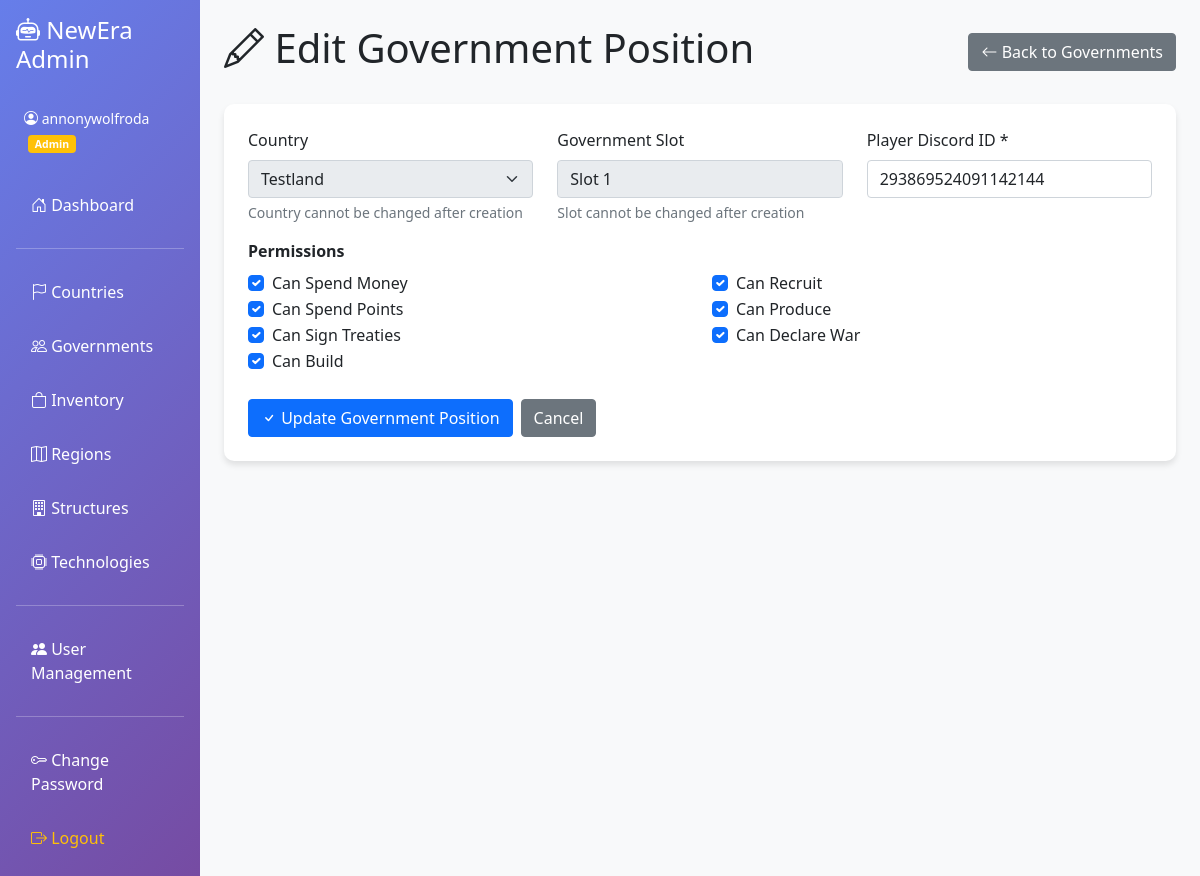
The app's page /governments/edit/1/1 (signed in) with its own data.
### admin-panel/app.py (models this page shows)
class Government(db.Model):
    __tablename__ = "Governments"
    country_id = db.Column(db.String, primary_key=True)
    slot = db.Column(db.Integer, primary_key=True)
    player_id = db.Column(db.String, nullable=False)
    can_spend_money = db.Column(db.Boolean, default=False)
    can_spend_points = db.Column(db.Boolean, default=False)
    can_sign_treaties = db.Column(db.Boolean, default=False)
    can_build = db.Column(db.Boolean, default=False)
    can_recruit = db.Column(db.Boolean, default=False)
    can_produce = db.Column(db.Boolean, default=False)
    can_declare_war = db.Column(db.Boolean, default=False)

class Country(db.Model):
    __tablename__ = "Countries"
    country_id = db.Column(db.Integer, primary_key=True, autoincrement=True)
    role_id = db.Column(db.String, nullable=False)
    name = db.Column(db.String, nullable=False)
    public_channel_id = db.Column(db.String, nullable=False)
    secret_channel_id = db.Column(db.String)
    last_bilan = db.Column(db.String)

### admin-panel/app.py (the view, shortened to what this page needs)
@app.route("/governments/edit/<country_id>/<int:slot>", methods=["GET", "POST"])
@login_required
def edit_government(country_id, slot):
    government = Government.query.filter_by(
        country_id=country_id, slot=slot
    ).first_or_404()
    countries = Country.query.all()
    return render_template(
        "edit_government.html", government=government, countries=countries
    )

### admin-panel/app.py (called while the page is built)
def login_required(f):
    @wraps(f)
    def decorated_function(*args, **kwargs):
        if "user_id" not in session:
            flash("Please log in to access this page.", "error")
            return redirect(url_for("login"))
        return f(*args, **kwargs)
    return decorated_function

### admin-panel/templates/edit_government.html (shortened to what this page needs)
{% extends "base.html" %}
{% block content %}
<div class="d-flex justify-content-between align-items-center mb-4">
  <h1><i class="bi bi-pencil"></i> Edit Government Position</h1>
  <a href="/governments" class="btn btn-secondary">
    <i class="bi bi-arrow-left"></i> Back to Governments
  </a>
</div>
<div class="content-card p-4">
  <form method="POST">
    <div class="row">
      <div class="col-md-4">
        <div class="mb-3">
          <label for="country_id" class="form-label">Country</label>
          <select class="form-select" id="country_id" name="country_id" disabled>
            {% for country in countries %}
            <option value="{{ country.country_id }}" {% if country.country_id|string == government.country_id|string %}selected{% endif %}>
              {{ country.name }}
            </option>
            {% endfor %}
          </select>
          <div class="form-text">Country cannot be changed after creation</div>
        </div>
      </div>
      <div class="col-md-4">
        <div class="mb-3">
          <label for="slot" class="form-label">Government Slot</label>
          <input type="text" class="form-control" value="Slot {{ government.slot }}" disabled>
          <div class="form-text">Slot cannot be changed after creation</div>
        </div>
      </div>
      <div class="col-md-4">
        <div class="mb-3">
          <label for="player_id" class="form-label">Player Discord ID *</label>
          <input type="text" class="form-control" id="player_id" name="player_id" value="{{ government.player_id }}" required>
        </div>
      </div>
    </div>
    <div class="mb-4">
      <label class="form-label"><strong>Permissions</strong></label>
      <div class="row">
        <div class="col-md-6">
          <div class="form-check">
            <input class="form-check-input" type="checkbox" id="can_spend_money" name="can_spend_money" {% if government.can_spend_money %}checked{% endif %}>
            <label class="form-check-label" for="can_spend_money">
              Can Spend Money
            </label>
          </div>
          <div class="form-check">
            <input class="form-check-input" type="checkbox" id="can_spend_points" name="can_spend_points" {% if government.can_spend_points %}checked{% endif %}>
            <label class="form-check-label" for="can_spend_points">
              Can Spend Points
            </label>
          </div>
          <div class="form-check">
            <input class="form-check-input" type="checkbox" id="can_sign_treaties" name="can_sign_treaties" {% if government.can_sign_treaties %}checked{% endif %}>
            <label class="form-check-label" for="can_sign_treaties">
              Can Sign Treaties
            </label>
          </div>
          <div class="form-check">
            <input class="form-check-input" type="checkbox" id="can_build" name="can_build" {% if government.can_build %}checked{% endif %}>
            <label class="form-check-label" for="can_build">
              Can Build
            </label>
          </div>
        </div>
        <div class="col-md-6">
          <div class="form-check">
            <input class="form-check-input" type="checkbox" id="can_recruit" name="can_recruit" {% if government.can_recruit %}checked{% endif %}>
            <label class="form-check-label" for="can_recruit">
              Can Recruit
            </label>
          </div>
          <div class="form-check">
            <input class="form-check-input" type="checkbox" id="can_produce" name="can_produce" {% if government.can_produce %}checked{% endif %}>
            <label class="form-check-label" for="can_produce">
              Can Produce
            </label>
          </div>
          <div class="form-check">
            <input class="form-check-input" type="checkbox" id="can_declare_war" name="can_declare_war" {% if government.can_declare_war %}checked{% endif %}>
            <label class="form-check-label" for="can_declare_war">
              Can Declare War
            </label>
          </div>
        </div>
      </div>
    </div>
    <div class="d-flex gap-2">
      <button type="submit" class="btn btn-primary">
        <i class="bi bi-check"></i> Update Government Position
      </button>
      <a href="/governments" class="btn btn-secondary">Cancel</a>
    </div>
  </form>
</div>
{% endblock %}

### admin-panel/templates/base.html (style rules this page uses)
.content-card { background: white; border-radius: 10px; box-shadow: 0 4px 6px rgba(0, 0, 0, 0.1); }

### records on screen
Government: country_id "Testland", slot "Slot 1", player_id "293869524091142144", can_spend_money "☑", can_spend_points "☑", can_sign_treaties "☑", can_build "☑", can_recruit "☑", can_produce "☑", can_declare_war "☑"

### other values on screen
{{ session.username }} "annonywolfroda"
